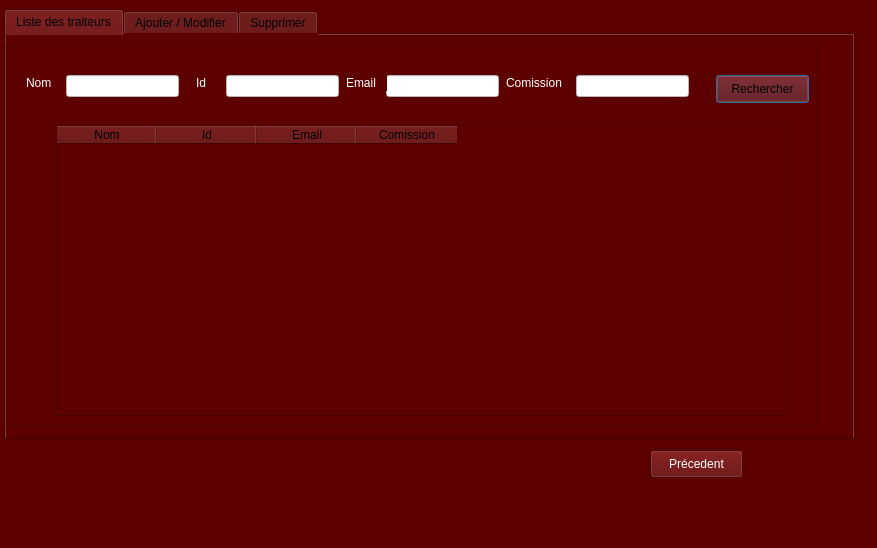
<?xml version="1.0" encoding="UTF-8"?>
<ui version="4.0">
 <class>Traiteurs</class>
 <widget class="QDialog" name="Traiteurs">
  <property name="geometry">
   <rect>
    <x>0</x>
    <y>0</y>
    <width>877</width>
    <height>548</height>
   </rect>
  </property>
  <property name="windowTitle">
   <string>Dialog</string>
  </property>
  <property name="styleSheet">
   <string notr="true">background-color: rgb(93, 0, 0);</string>
  </property>
  <widget class="QTabWidget" name="tabWidget">
   <property name="geometry">
    <rect>
     <x>4</x>
     <y>9</y>
     <width>851</width>
     <height>431</height>
    </rect>
   </property>
   <property name="styleSheet">
    <string notr="true">border-color: qconicalgradient(cx:0.5, cy:0.5, angle:0, stop:0 rgba(35, 40, 3, 255), stop:0.16 rgba(136, 106, 22, 255), stop:0.225 rgba(166, 140, 41, 255), stop:0.285 rgba(204, 181, 74, 255), stop:0.345 rgba(235, 219, 102, 255), stop:0.415 rgba(245, 236, 112, 255), stop:0.52 rgba(209, 190, 76, 255), stop:0.57 rgba(187, 156, 51, 255), stop:0.635 rgba(168, 142, 42, 255), stop:0.695 rgba(202, 174, 68, 255), stop:0.75 rgba(218, 202, 86, 255), stop:0.815 rgba(208, 187, 73, 255), stop:0.88 rgba(187, 156, 51, 255), stop:0.935 rgba(137, 108, 26, 255), stop:1 rgba(35, 40, 3, 255));</string>
   </property>
   <property name="currentIndex">
    <number>0</number>
   </property>
   <widget class="QWidget" name="tab">
    <attribute name="title">
     <string>Liste des traiteurs</string>
    </attribute>
    <widget class="QListView" name="listView">
     <property name="geometry">
      <rect>
       <x>0</x>
       <y>10</y>
       <width>811</width>
       <height>381</height>
      </rect>
     </property>
    </widget>
    <widget class="QStackedWidget" name="stackedWidget">
     <property name="geometry">
      <rect>
       <x>50</x>
       <y>90</y>
       <width>731</width>
       <height>291</height>
      </rect>
     </property>
     <property name="currentIndex">
      <number>1</number>
     </property>
     <widget class="QWidget" name="page_3"/>
     <widget class="QWidget" name="page_4">
      <widget class="QTableWidget" name="tableWidget">
       <property name="geometry">
        <rect>
         <x>0</x>
         <y>0</y>
         <width>731</width>
         <height>291</height>
        </rect>
       </property>
       <column>
        <property name="text">
         <string>Nom</string>
        </property>
       </column>
       <column>
        <property name="text">
         <string>Id</string>
        </property>
       </column>
       <column>
        <property name="text">
         <string>Email</string>
        </property>
       </column>
       <column>
        <property name="text">
         <string>Comission</string>
        </property>
       </column>
      </widget>
     </widget>
    </widget>
    <widget class="QLineEdit" name="lineEdit_6">
     <property name="geometry">
      <rect>
       <x>60</x>
       <y>40</y>
       <width>113</width>
       <height>22</height>
      </rect>
     </property>
     <property name="styleSheet">
      <string notr="true">background-color: rgb(255, 255, 255);</string>
     </property>
    </widget>
    <widget class="QLineEdit" name="lineEdit_7">
     <property name="geometry">
      <rect>
       <x>220</x>
       <y>40</y>
       <width>113</width>
       <height>22</height>
      </rect>
     </property>
     <property name="styleSheet">
      <string notr="true">background-color: rgb(255, 255, 255);</string>
     </property>
    </widget>
    <widget class="QLineEdit" name="lineEdit_8">
     <property name="geometry">
      <rect>
       <x>380</x>
       <y>40</y>
       <width>113</width>
       <height>22</height>
      </rect>
     </property>
     <property name="styleSheet">
      <string notr="true">background-color: rgb(255, 255, 255);</string>
     </property>
    </widget>
    <widget class="QLineEdit" name="lineEdit_9">
     <property name="geometry">
      <rect>
       <x>570</x>
       <y>40</y>
       <width>113</width>
       <height>22</height>
      </rect>
     </property>
     <property name="styleSheet">
      <string notr="true">background-color: rgb(255, 255, 255);</string>
     </property>
    </widget>
    <widget class="QLabel" name="label_6">
     <property name="geometry">
      <rect>
       <x>20</x>
       <y>40</y>
       <width>31</width>
       <height>16</height>
      </rect>
     </property>
     <property name="styleSheet">
      <string notr="true">color: rgb(255, 255, 255);</string>
     </property>
     <property name="text">
      <string>Nom </string>
     </property>
    </widget>
    <widget class="QLabel" name="label_7">
     <property name="geometry">
      <rect>
       <x>190</x>
       <y>40</y>
       <width>21</width>
       <height>16</height>
      </rect>
     </property>
     <property name="styleSheet">
      <string notr="true">color: rgb(255, 255, 255);</string>
     </property>
     <property name="text">
      <string>Id</string>
     </property>
    </widget>
    <widget class="QLabel" name="label_8">
     <property name="geometry">
      <rect>
       <x>340</x>
       <y>40</y>
       <width>41</width>
       <height>16</height>
      </rect>
     </property>
     <property name="styleSheet">
      <string notr="true">color: rgb(255, 255, 255);
</string>
     </property>
     <property name="text">
      <string>Email</string>
     </property>
    </widget>
    <widget class="QLabel" name="label_9">
     <property name="geometry">
      <rect>
       <x>500</x>
       <y>40</y>
       <width>61</width>
       <height>16</height>
      </rect>
     </property>
     <property name="styleSheet">
      <string notr="true">color: rgb(255, 255, 255);</string>
     </property>
     <property name="text">
      <string>Comission</string>
     </property>
    </widget>
    <widget class="QPushButton" name="pushButton_5">
     <property name="geometry">
      <rect>
       <x>710</x>
       <y>40</y>
       <width>93</width>
       <height>28</height>
      </rect>
     </property>
     <property name="text">
      <string>Rechercher</string>
     </property>
    </widget>
   </widget>
   <widget class="QWidget" name="Supprimer">
    <attribute name="title">
     <string>Ajouter / Modifier</string>
    </attribute>
    <widget class="QLineEdit" name="lineEdit">
     <property name="geometry">
      <rect>
       <x>120</x>
       <y>70</y>
       <width>113</width>
       <height>22</height>
      </rect>
     </property>
     <property name="styleSheet">
      <string notr="true">background-color: rgb(255, 255, 255);</string>
     </property>
    </widget>
    <widget class="QLineEdit" name="lineEdit_2">
     <property name="geometry">
      <rect>
       <x>120</x>
       <y>110</y>
       <width>113</width>
       <height>22</height>
      </rect>
     </property>
     <property name="styleSheet">
      <string notr="true">background-color: rgb(255, 255, 255);</string>
     </property>
    </widget>
    <widget class="QLineEdit" name="lineEdit_3">
     <property name="geometry">
      <rect>
       <x>120</x>
       <y>160</y>
       <width>113</width>
       <height>22</height>
      </rect>
     </property>
     <property name="styleSheet">
      <string notr="true">background-color: rgb(255, 255, 255);</string>
     </property>
    </widget>
    <widget class="QLineEdit" name="lineEdit_4">
     <property name="geometry">
      <rect>
       <x>120</x>
       <y>210</y>
       <width>113</width>
       <height>22</height>
      </rect>
     </property>
     <property name="styleSheet">
      <string notr="true">background-color: rgb(255, 255, 255);</string>
     </property>
    </widget>
    <widget class="QLabel" name="label">
     <property name="geometry">
      <rect>
       <x>20</x>
       <y>70</y>
       <width>55</width>
       <height>16</height>
      </rect>
     </property>
     <property name="styleSheet">
      <string notr="true">color: rgb(255, 255, 255);</string>
     </property>
     <property name="text">
      <string>Nom</string>
     </property>
    </widget>
    <widget class="QLabel" name="label_2">
     <property name="geometry">
      <rect>
       <x>20</x>
       <y>110</y>
       <width>55</width>
       <height>16</height>
      </rect>
     </property>
     <property name="styleSheet">
      <string notr="true">color: rgb(255, 255, 255);</string>
     </property>
     <property name="text">
      <string>Id</string>
     </property>
    </widget>
    <widget class="QLabel" name="label_3">
     <property name="geometry">
      <rect>
       <x>20</x>
       <y>160</y>
       <width>55</width>
       <height>16</height>
      </rect>
     </property>
     <property name="styleSheet">
      <string notr="true">color: rgb(255, 255, 255);</string>
     </property>
     <property name="text">
      <string>Email</string>
     </property>
    </widget>
    <widget class="QLabel" name="label_4">
     <property name="geometry">
      <rect>
       <x>20</x>
       <y>210</y>
       <width>71</width>
       <height>16</height>
      </rect>
     </property>
     <property name="styleSheet">
      <string notr="true">color: rgb(255, 255, 255);</string>
     </property>
     <property name="text">
      <string>Comission</string>
     </property>
    </widget>
    <widget class="QPushButton" name="pushButton">
     <property name="geometry">
      <rect>
       <x>260</x>
       <y>290</y>
       <width>93</width>
       <height>28</height>
      </rect>
     </property>
     <property name="styleSheet">
      <string notr="true">color: rgb(255, 255, 255);</string>
     </property>
     <property name="text">
      <string>Ajouter</string>
     </property>
    </widget>
    <widget class="QPushButton" name="pushButton_2">
     <property name="geometry">
      <rect>
       <x>410</x>
       <y>290</y>
       <width>93</width>
       <height>28</height>
      </rect>
     </property>
     <property name="styleSheet">
      <string notr="true">color: rgb(255, 255, 255);</string>
     </property>
     <property name="text">
      <string>Modifier</string>
     </property>
    </widget>
   </widget>
   <widget class="QWidget" name="Supprimer">
    <attribute name="title">
     <string>Supprimer</string>
    </attribute>
    <widget class="QLabel" name="label_5">
     <property name="geometry">
      <rect>
       <x>50</x>
       <y>160</y>
       <width>91</width>
       <height>31</height>
      </rect>
     </property>
     <property name="styleSheet">
      <string notr="true">font: 20pt &quot;MS Shell Dlg 2&quot;;
color: rgb(255, 255, 255);</string>
     </property>
     <property name="text">
      <string>   Id : </string>
     </property>
    </widget>
    <widget class="QPushButton" name="pushButton_3">
     <property name="geometry">
      <rect>
       <x>360</x>
       <y>150</y>
       <width>141</width>
       <height>41</height>
      </rect>
     </property>
     <property name="styleSheet">
      <string notr="true">font: 75 10pt &quot;MS Shell Dlg 2&quot;;
color: rgb(255, 255, 255);</string>
     </property>
     <property name="text">
      <string>Supprimer</string>
     </property>
    </widget>
    <widget class="QLineEdit" name="lineEdit_5">
     <property name="geometry">
      <rect>
       <x>152</x>
       <y>151</y>
       <width>141</width>
       <height>41</height>
      </rect>
     </property>
     <property name="styleSheet">
      <string notr="true">font: 18pt &quot;MS Shell Dlg 2&quot;;</string>
     </property>
     <property name="text">
      <string/>
     </property>
    </widget>
   </widget>
  </widget>
  <widget class="QPushButton" name="pushButton_4">
   <property name="geometry">
    <rect>
     <x>650</x>
     <y>450</y>
     <width>93</width>
     <height>28</height>
    </rect>
   </property>
   <property name="styleSheet">
    <string notr="true">color: rgb(255, 255, 255);</string>
   </property>
   <property name="text">
    <string>Précedent</string>
   </property>
  </widget>
 </widget>
 <resources/>
 <connections/>
</ui>
